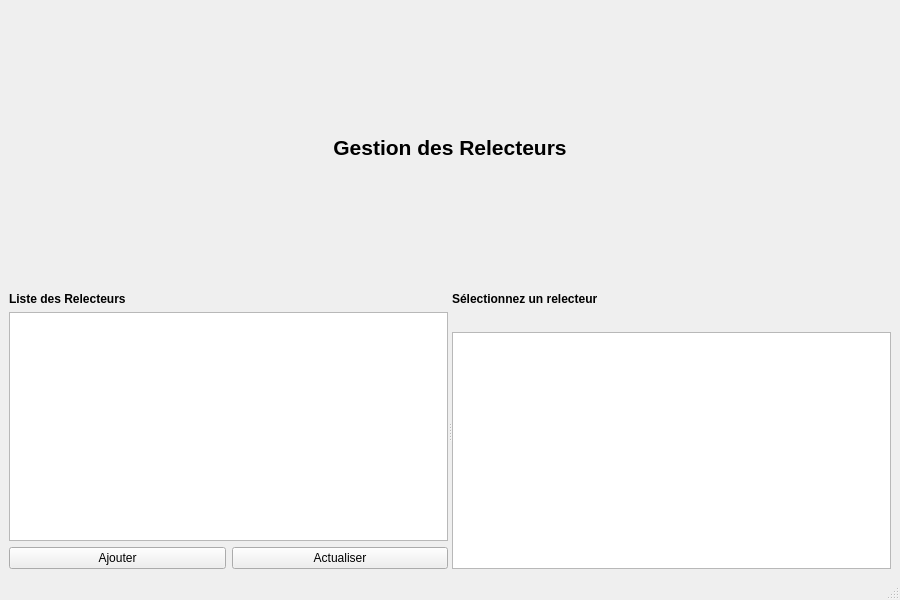
<?xml version="1.0" encoding="UTF-8"?>
<ui version="4.0">
 <class>ReviewerWindow</class>
 <widget class="QMainWindow" name="ReviewerWindow">
  <property name="geometry">
   <rect>
    <x>0</x>
    <y>0</y>
    <width>900</width>
    <height>600</height>
   </rect>
  </property>
  <property name="windowTitle">
   <string>Gestion des Relecteurs</string>
  </property>
  <widget class="QWidget" name="centralwidget">
   <layout class="QVBoxLayout" name="verticalLayout">
    <item>
     <widget class="QLabel" name="lblTitle">
      <property name="text">
       <string>Gestion des Relecteurs</string>
      </property>
      <property name="alignment">
       <set>Qt::AlignCenter</set>
      </property>
      <property name="font">
       <font>
        <pointsize>16</pointsize>
        <weight>75</weight>
        <bold>true</bold>
       </font>
      </property>
     </widget>
    </item>
    <item>
     <widget class="QSplitter" name="splitter">
      <property name="orientation">
       <enum>Qt::Horizontal</enum>
      </property>
      <widget class="QWidget" name="layoutWidget">
       <layout class="QVBoxLayout" name="verticalLayoutReviewers">
        <item>
         <widget class="QLabel" name="lblReviewers">
          <property name="text">
           <string>Liste des Relecteurs</string>
          </property>
          <property name="font">
           <font>
            <weight>75</weight>
            <bold>true</bold>
           </font>
          </property>
         </widget>
        </item>
        <item>
         <widget class="QListView" name="listViewReviewers">
          <property name="minimumWidth">
           <number>250</number>
          </property>
         </widget>
        </item>
        <item>
         <layout class="QHBoxLayout" name="horizontalLayoutReviewerButtons">
          <item>
           <widget class="QPushButton" name="btnAddReviewer">
            <property name="text">
             <string>Ajouter</string>
            </property>
           </widget>
          </item>
          <item>
           <widget class="QPushButton" name="btnRefresh">
            <property name="text">
             <string>Actualiser</string>
            </property>
           </widget>
          </item>
         </layout>
        </item>
       </layout>
      </widget>
      <widget class="QWidget" name="layoutWidget2">
       <layout class="QVBoxLayout" name="verticalLayoutEvaluations">
        <item>
         <widget class="QLabel" name="lblSelectedReviewer">
          <property name="text">
           <string>Sélectionnez un relecteur</string>
          </property>
          <property name="font">
           <font>
            <weight>75</weight>
            <bold>true</bold>
           </font>
          </property>
         </widget>
        </item>
        <item>
         <widget class="QLabel" name="lblReviewerStats">
          <property name="text">
           <string/>
          </property>
         </widget>
        </item>
        <item>
         <widget class="QTableView" name="tableViewEvaluations">
          <property name="alternatingRowColors">
           <bool>true</bool>
          </property>
         </widget>
        </item>
       </layout>
      </widget>
     </widget>
    </item>
   </layout>
  </widget>
  <widget class="QStatusBar" name="statusbar"/>
 </widget>
 <resources/>
 <connections/>
</ui>
